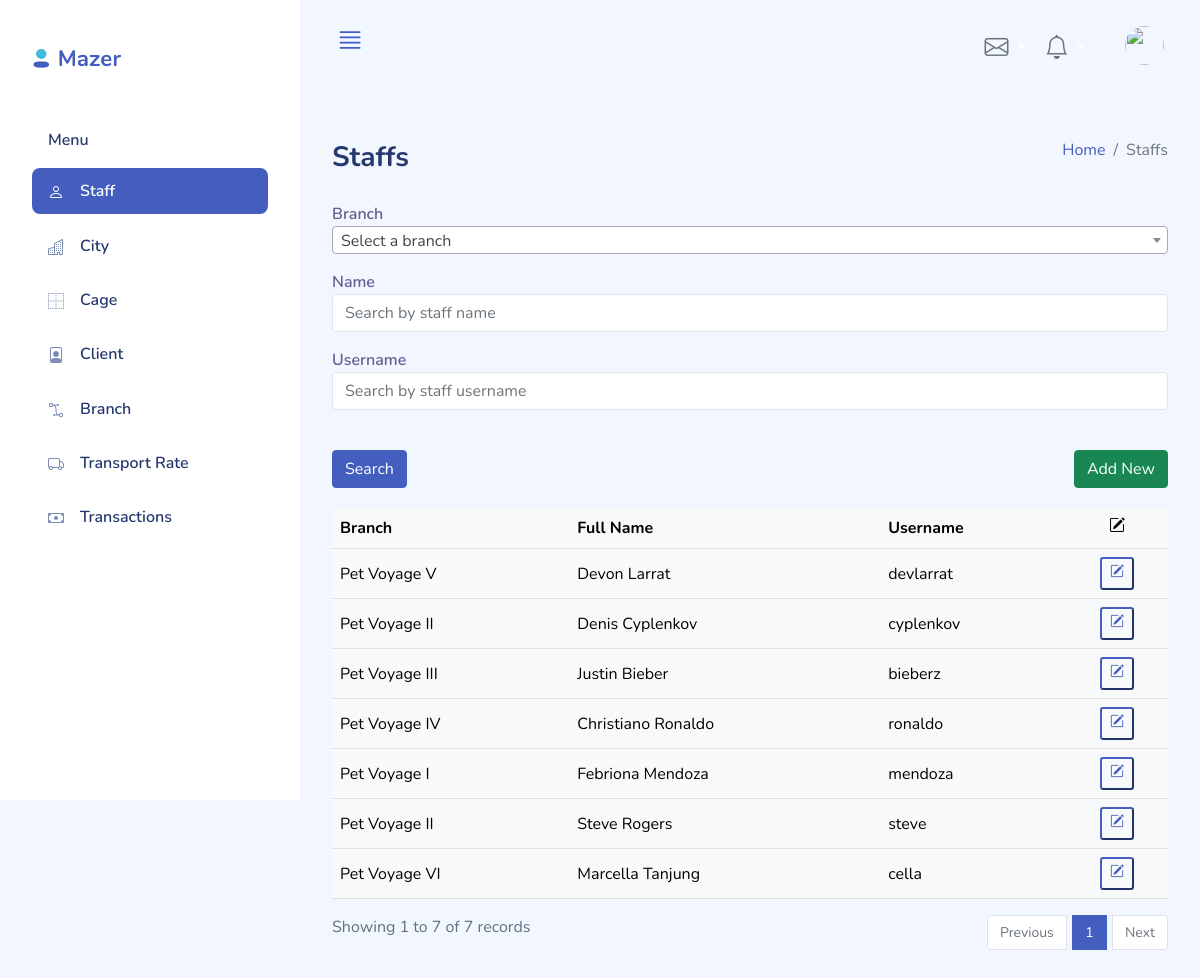
Screenshot of /index.php?page=staffs_list (signed in) with the database file from the repository.
### tables this page shows
CREATE TABLE `staff` (
  `Id` varchar(50) NOT NULL,
  `Name` varchar(45) NOT NULL,
  `BranchId` int(11) NOT NULL,
  `Username` varchar(64) NOT NULL,
  `Password` varchar(256) NOT NULL,
  `Role` varchar(45) NOT NULL,
  `LastUpdateTime` timestamp NOT NULL DEFAULT current_timestamp(),
  `LastModifier` varchar(50) DEFAULT NULL,
  PRIMARY KEY (`Id`),
  KEY `fk_Staff_Branch1_idx` (`BranchId`),
  KEY `fk_Staff_Staff1_idx` (`LastModifier`),
  CONSTRAINT `fk_Staff_Branch1` FOREIGN KEY (`BranchId`) REFERENCES `branch` (`Id`) ON DELETE NO ACTION ON UPDATE NO ACTION,
  CONSTRAINT `fk_Staff_Staff1` FOREIGN KEY (`LastModifier`) REFERENCES `staff` (`Id`) ON DELETE NO ACTION ON UPDATE NO ACTION
);

CREATE TABLE `branch` (
  `Id` int(11) NOT NULL,
  `Name` varchar(45) NOT NULL,
  `Address` varchar(200) NOT NULL,
  `PhoneNumber` varchar(45) NOT NULL,
  `CityId` smallint(5) unsigned NOT NULL,
  `LastUpdateTime` timestamp NOT NULL DEFAULT current_timestamp(),
  `LastModifier` varchar(50) DEFAULT NULL,
  PRIMARY KEY (`Id`),
  KEY `fk_Branch_City1_idx` (`CityId`),
  KEY `fk_Branch_Staff1_idx` (`LastModifier`),
  CONSTRAINT `fk_Branch_City1` FOREIGN KEY (`CityId`) REFERENCES `city` (`Id`) ON DELETE NO ACTION ON UPDATE NO ACTION,
  CONSTRAINT `fk_Branch_Staff1` FOREIGN KEY (`LastModifier`) REFERENCES `staff` (`Id`) ON DELETE NO ACTION ON UPDATE NO ACTION
);

### functions/sanitizers.php (called while the page is built, shortened)
<?php
    function sanitize($dbCon, $input, $type="string"){
        $input = mysqli_real_escape_string($dbCon, $input);
        switch($type){
            case "int":
                $sanitizedValue = $input;
                break;
        }
        return array($sanitizedValue, $input);
    }
?>

### config.php (called while the page is built, shortened)
<?php
$maxRows = 10;
?>

### classes/staff.php (called while the page is built, shortened)
<?php
if (file_exists('./config.php')){
    require_once('./config.php');
}
class Staff{
    private $dbCon;
    public function __construct($dbConnection){
        $this->dbCon = $dbConnection;
    }
    public function get_inner_join_data($column="*", $constraints="1",$limit=10){
        $q = "SELECT $column FROM staff s INNER JOIN branch b ON s.BranchId = b.Id LEFT JOIN staff modifier ON s.LastModifier = modifier.Id WHERE $constraints LIMIT $limit";
        $resultSet = $this->dbCon->query($q);
        return $resultSet;
    }
}
?>

### pages/staffs_list.php (the view, shortened to what this page needs)
<?php
require_once('./classes/staff.php');
$staff = new Staff($dbCon);
        ?>
        <?php
$pageNum = (isset($_GET["pageNum"]) && is_numeric($_GET["pageNum"])) ? $_GET["pageNum"] : 1;
list($pageNum, $validation_status) = sanitize($dbCon, $pageNum, "int");
?>
<div class="d-sm-flex align-items-center justify-content-between mb-4">
    <h1 class="h3 mb-0 text-gray-800">Staffs</h1>
    <ol class="breadcrumb">
        <li class="breadcrumb-item"><a href="./">Home</a></li>
        <li class="breadcrumb-item active" aria_current="page">Staffs</li>
    </ol>
</div>
<div class="row" style="padding-bottom:20px;">
    <div class="col-lg-12">
        <form method="GET" action="index.php">
            <div class="form-group mb-3">
                <label for="Branch">Branch</label>
            </div>
            <div class="form-group mb-3">
                <label for="Name">Name</label>
                <input class="form-control mb-3" type="text" placeholder="Search by staff name" id="Name" name="Name" <?php if(!empty($_GET["Name"])) echo(" value='".$_GET["Name"])."'" ?>>
            </div>
            <div class="form-group">
                <label for="Username">Username</label>
                <input class="form-control mb-3" type="text" placeholder="Search by staff username" id="Username" name="Username" <?php if(!empty($_GET["Username"])) echo(" value=".$_GET["Username"])?>>
            </div>
            <br>
            <div class="row">
                <div class="col-sm-6">
                    <button type="submit" class="btn btn-primary">Search</button>
                </div>
                <div class="col-sm-6" style="text-align:right;">
                    <a href="index.php?page=staff_detail&mode=insert"><button type="button" class="btn btn-success">Add New</button>
                    </a>
                </div>
            </div>
        </form>
    </div>
</div>
<div class="table-responsive">
    <table class="table table-light align-items-center table-flush table-hover">
        <thead class="thread-light">
            <tr>
                <th>Branch</th>
                <th>Full Name</th>
                <th>Username</th>
                <th style="text-align: center;"><i class="bi bi-pencil-square"></i></th>
            </tr>
        </thead>
        <tbody>
            <?php
                $constraint="1";
                $pageStart = ($pageNum-1) * $maxRows;
                $columns = "s.Id as id, b.Name as branch_name, s.Name as name, s.Username as username";
                $limit= "$pageStart, $maxRows";
                $resultSet = $staff->get_inner_join_data($columns, $constraint, $limit);
                if ($resultSet){
                    while($row = $resultSet->fetch_array()){
                        $outline="";
                        $disabled="";
                        if ($_SESSION['active_user']->role != "Administrator" && $_SESSION['active_user']->id != $row["id"]){
                            $outline="-outline";
                            $disabled="disabled";
                        }
                        echo("
                        <tr>
                        <td>".$row["branch_name"]."</td>
                        <td>".$row["name"]."</td>
                        <td>".$row["username"]."</td>
                        <td style='text-align: center;'><a href='index.php?page=staff_detail&mode=update&id=".$row["id"]."'><button class='btn-sm btn$outline-primary' $disabled><i class='bi bi-pencil-square'></i></button></a></td>
                        </tr>
                        ");
                    }
                }
            ?>
        </tbody>
    </table>
</div>
<?php
    $columns = "count(*) as totalRows";
    $resCount=$staff->get_inner_join_data($columns, $constraint);
    $rCount=$resCount->fetch_array();
    $totalRows = $rCount["totalRows"];
    $totalPages = ceil($totalRows/$maxRows);
?>
<div class="row">
    <div class="col-sm-4">
        <?php
            $pageEnd = min($totalRows,$pageStart + $maxRows);
            echo("Showing ".min($pageStart + 1, $pageEnd)." to ".$pageEnd." of ".$totalRows." records");
        ?>
    </div>
    <div class="col-sm-8">
        <nav>
            <ul class="pagination justify-content-end">
                <li class="page-item <?php if($pageNum<=1){ echo 'disabled';}?>">
                    <a class="page-link" href="<?php if($pageNum<=1){ echo '#';} else { echo "?page=staffs_list&pageNum=" . ($pageNum-1);} ?>">Previous</a>
                </li>
                <?php for ($i=1; $i<=$totalPages;$i++){?>
                    <li class="page-item <?php if ($pageNum==$i) {echo 'active';}?>">
                        <a class="page-link" href="?page=staffs_list&pageNum=<?php echo($i);?>"><?php echo($i);?></a>
                    </li>
                <?php }?>
                    <li class="page-item <?php if($pageNum>=$totalPages){ echo 'disabled';}?>">
                    <a class="page-link" href="<?php if($pageNum>=$totalPages){ echo '#';} else { echo "?page=staffs_list&pageNum=" . ($pageNum + 1);}?>">Next</a>
                </li>
            </ul>
        </nav>
    </div>
</div>

### assets/css/app.css (style rules this page uses)
.btn.btn-danger,.btn.btn-info,.btn.btn-primary,.btn.btn-secondary,.btn.btn-success,.btn.btn-warning { color:#fff }
.form-group { margin-bottom:.7rem }
.form-group label { color:rgba(35,28,99,.7);font-weight:600 }
.page-item .page-link { font-size:.875rem }
.page-item:first-child { margin-right:.4rem }
.page-item:last-child { margin-left:.4rem }
.dataTable-table td,.dataTable-table thead th,.table td,.table thead th { vertical-align:middle }
.dataTable-table:not(.table-borderless) thead th,.table:not(.table-borderless) thead th { border-bottom:1px solid #dedede!important }
.bi { width:1rem;height:1rem }
a { text-decoration:none }

### rows the page displays
staff: BranchId.Name "Pet Voyage V", Name "Devon Larrat", Username "devlarrat"
staff: BranchId.Name "Pet Voyage II", Name "Denis Cyplenkov", Username "cyplenkov"
staff: BranchId.Name "Pet Voyage III", Name "Justin Bieber", Username "bieberz"
staff: BranchId.Name "Pet Voyage IV", Name "Christiano Ronaldo", Username "ronaldo"
staff: BranchId.Name "Pet Voyage I", Name "Febriona Mendoza", Username "mendoza"
staff: BranchId.Name "Pet Voyage II", Name "Steve Rogers", Username "steve"
staff: BranchId.Name "Pet Voyage VI", Name "Marcella Tanjung", Username "cella"

### other values shown
min($pageStart + 1, $pageEnd) "1"
$pageEnd "7"
$totalRows "7"
